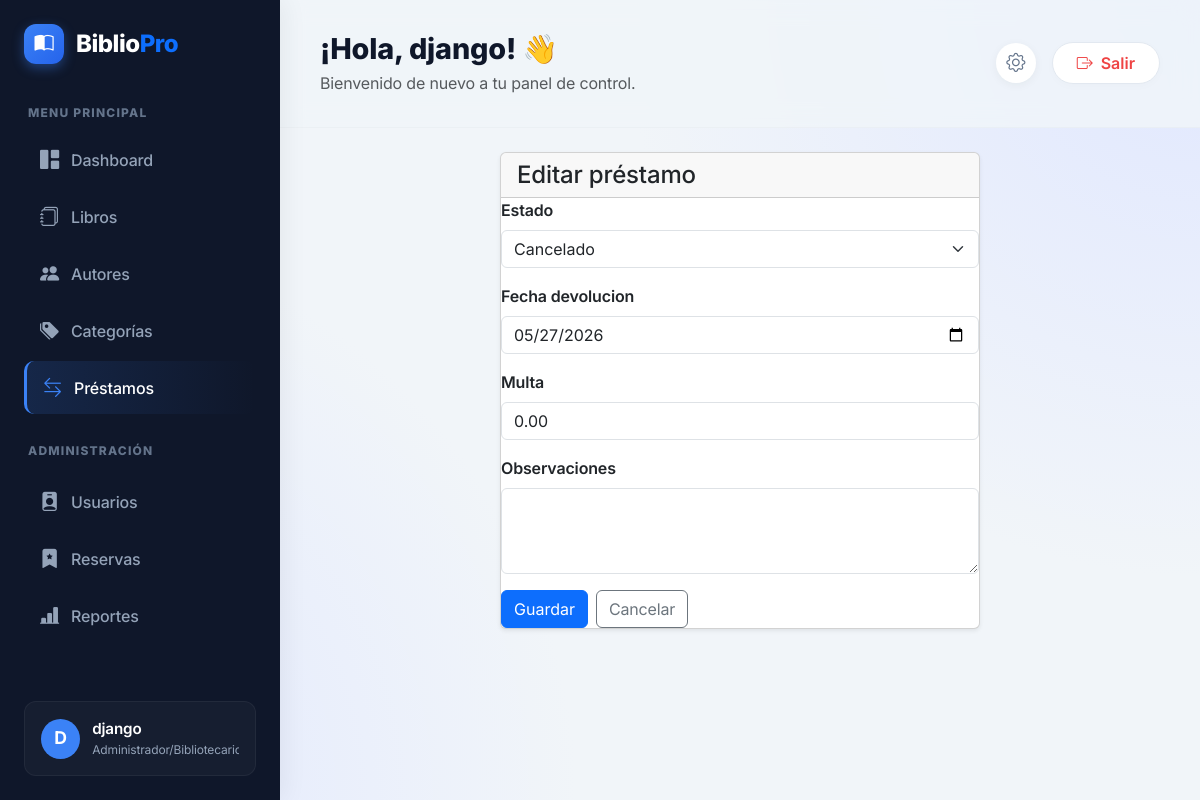
Screenshot of /prestamos/7/editar/ (signed in) with the database file from the repository.
### accounts/models.py (models this page shows, shortened)
class Perfil(models.Model):
    ROLES = (
        ('ADMIN', 'Administrador/Bibliotecario'),
        ('LECTOR', 'Lector'),
    )
    user = models.OneToOneField(User, on_delete=models.CASCADE)
    primer_nombre = models.CharField(max_length=100)
    segundo_nombre = models.CharField(max_length=100, blank=True)
    primer_apellido = models.CharField(max_length=100)
    segundo_apellido = models.CharField(max_length=100, blank=True)
    rol = models.CharField(max_length=20, choices=ROLES, default='LECTOR')
    sancionado = models.BooleanField(default=False)
    activo = models.BooleanField(default=True)

### prestamos/models.py (models this page shows, shortened)
class Prestamo(models.Model):
    ESTADOS = [
        ('PENDIENTE', 'Pendiente'),
        ('ACTIVO', 'Activo'),
        ('DEVUELTO', 'Devuelto'),
        ('RETRASADO', 'Retrasado'),
        ('CANCELADO', 'Cancelado'),
    ]
    usuario = models.ForeignKey(
        User,
        on_delete=models.PROTECT,
        related_name='prestamos'
    )
    libro = models.ForeignKey(
        Libro,
        on_delete=models.PROTECT,
        related_name='prestamos'
    )
    fecha_prestamo = models.DateField(
        default=timezone.localdate
    )
    fecha_devolucion = models.DateField()
    fecha_entrega = models.DateField(
        blank=True,
        null=True
    )
    notificacion_vencimiento_enviada = models.BooleanField(
        default=False
    )
    fecha_notificacion_enviada = models.DateTimeField(
        blank=True,
        null=True
    )
    estado = models.CharField(
        max_length=20,
        choices=ESTADOS,
        default='PENDIENTE'
    )
    multa = models.DecimalField(
        max_digits=10,
        decimal_places=2,
        default=Decimal('0.00')
    )
    observaciones = models.TextField(
        blank=True
    )
    creado = models.DateTimeField(
        auto_now_add=True
    )
    class Meta:
        ordering = ['-fecha_prestamo']
        verbose_name = 'préstamo'
        verbose_name_plural = 'préstamos'

### prestamos/views.py (the view)
@login_required
def editar_prestamo(request, prestamo_id):
    if request.user.perfil.rol != 'ADMIN':
        return redirect('lista_prestamos')
    prestamo = get_object_or_404(Prestamo, id=prestamo_id)
    if request.method == 'POST':
        form = PrestamoEditForm(request.POST, instance=prestamo)
        if form.is_valid():
            form.save()
            messages.success(request, 'Préstamo actualizado correctamente.')
            return redirect('lista_prestamos')
    else:
        form = PrestamoEditForm(instance=prestamo)
    return render(
        request,
        'prestamos/form_prestamo.html',
        {
            'form': form,
            'titulo': 'Editar préstamo'
        }
    )

### prestamos/forms.py
class PrestamoEditForm(forms.ModelForm):
    class Meta:
        model = Prestamo
        fields = ['estado', 'fecha_devolucion', 'multa', 'observaciones']
        widgets = {
            'estado': forms.Select(attrs={'class': 'form-select'}),
            'fecha_devolucion': forms.DateInput(attrs={'class': 'form-control', 'type': 'date'}, format='%Y-%m-%d'),
            'multa': forms.NumberInput(attrs={'class': 'form-control', 'step': '0.01'}),
            'observaciones': forms.Textarea(attrs={'class': 'form-control', 'rows': 3}),
        }

### prestamos/templates/prestamos/form_prestamo.html (shortened to what this page needs)
{% extends "base.html" %}
{% block content %}
<div class="row justify-content-center">
    <div class="col-md-7">
        <div class="card shadow-sm">
            <div class="card-header">
                <h4 class="mb-0">{{ titulo }}</h4>
            </div>
            <div class="panel-body">
                <form method="POST">
                    {% for field in form %}
                    <div class="mb-3">
                        <label class="form-label fw-semibold">{{ field.label }}</label>
                        {{ field }}
                    </div>
                    {% endfor %}
                    <div class="d-flex gap-2">
                        <button type="submit" class="btn btn-primary">Guardar</button>
                        <a href="{% url 'lista_prestamos' %}" class="btn btn-outline-secondary">Cancelar</a>
                    </div>
                </form>
            </div>
        </div>
    </div>
</div>
{% endblock %}

### templates/base.html (shortened to what this page needs)
{% load static %}
<!DOCTYPE html>
<html lang="es">
<head>
    <link href="https://cdn.jsdelivr.net/npm/bootstrap@5.3.3/dist/css/bootstrap.min.css" rel="stylesheet">
    <link rel="stylesheet" href="{% static 'css/style.css' %}">
    <link rel="stylesheet" href="{% static 'css/app.css' %}">
    <link rel="stylesheet" href="https://cdn.jsdelivr.net/npm/bootstrap-icons@1.11.3/font/bootstrap-icons.min.css">
</head>
<body class="bg-gradient-modern">
    {% if user.is_authenticated %}
    <div class="app-layout">
        <aside class="modern-sidebar">
            <div class="sidebar-brand">
                <div class="brand-icon"><i class="bi bi-book-half"></i></div>
                <h3 class="brand-text">Biblio<span class="text-primary">Pro</span></h3>
            </div>
            <p class="sidebar-heading">MENU PRINCIPAL</p>
            <ul class="nav flex-column sidebar-nav">
                <li class="nav-item">
                    <a href="{% url 'dashboard' %}" class="nav-link {% if request.resolver_match.url_name == 'dashboard' %}active{% endif %}">
                        <i class="bi bi-grid-1x2-fill"></i><span>Dashboard</span>
                    </a>
                </li>
                <li class="nav-item">
                    <a href="{% url 'lista_libros' %}" class="nav-link {% if 'libro' in request.resolver_match.url_name %}active{% endif %}">
                        <i class="bi bi-journals"></i><span>Libros</span>
                    </a>
                </li>
                <li class="nav-item">
                    <a href="{% url 'lista_autores' %}" class="nav-link {% if 'autor' in request.resolver_match.url_name %}active{% endif %}">
                        <i class="bi bi-people-fill"></i><span>Autores</span>
                    </a>
                </li>
                <li class="nav-item">
                    <a href="{% url 'lista_categorias' %}" class="nav-link {% if 'categoria' in request.resolver_match.url_name %}active{% endif %}">
                        <i class="bi bi-tags-fill"></i><span>Categorías</span>
                    </a>
                </li>
                <li class="nav-item">
                    <a href="{% url 'lista_prestamos' %}" class="nav-link {% if 'prestamo' in request.resolver_match.url_name %}active{% endif %}">
                        <i class="bi bi-arrow-left-right"></i><span>Préstamos</span>
                    </a>
                </li>
                {% if user.perfil.rol == 'ADMIN' %}
                <p class="sidebar-heading mt-4">ADMINISTRACIÓN</p>
                <li class="nav-item">
                    <a href="{% url 'usuarios' %}" class="nav-link {% if 'usuario' in request.resolver_match.url_name %}active{% endif %}">
                        <i class="bi bi-person-badge-fill"></i><span>Usuarios</span>
                    </a>
                </li>
                <li class="nav-item">
                    <a href="{% url 'reservas:list' %}" class="nav-link {% if 'reserva' in request.resolver_match.url_name %}active{% endif %}">
                        <i class="bi bi-bookmark-star-fill"></i><span>Reservas</span>
                    </a>
                </li>
                <li class="nav-item">
                    <a href="{% url 'reportes:index' %}" class="nav-link {% if 'reporte' in request.resolver_match.url_name %}active{% endif %}">
                        <i class="bi bi-bar-chart-line-fill"></i><span>Reportes</span>
                    </a>
                </li>
                {% endif %}
            </ul>
            <div class="sidebar-footer mt-auto">
                <div class="user-info-card">
                    <div class="user-avatar">{{ user.username|make_list|first|upper }}</div>
                    <div class="user-details">
                        <span class="user-name">{{ user.first_name|default:user.username }}</span>
                        <span class="user-role">{{ user.perfil.get_rol_display }}</span>
                    </div>
                </div>
            </div>
        </aside>
        <main class="main-content-wrapper">
            <header class="modern-topbar">
                <div class="topbar-left">
                    <h2 class="page-greeting">¡Hola, {{ user.first_name|default:user.username }}! 👋</h2>
                    <p class="page-subtitle text-muted mb-0">Bienvenido de nuevo a tu panel de control.</p>
                </div>
                <div class="topbar-right">
                    <a href="{% url 'perfil' %}" class="btn-icon" data-bs-toggle="tooltip" title="Mi Perfil">
                        <i class="bi bi-gear"></i>
                    </a>
                    <form method="POST" action="{% url 'logout' %}" class="d-inline">
                        <button type="submit" class="btn btn-logout rounded-pill px-4">
                            <i class="bi bi-box-arrow-right me-2"></i>Salir
                        </button>
                    </form>
                </div>
            </header>
            <div class="content-area mt-4">
                {% block content %}{% endblock %}
            </div>
        </main>
    </div>
    {% else %}
    <div class="auth-layout">
        {% block auth_content %}{% endblock %}
    </div>
    {% endif %}
</body>
</html>

### static/css/style.css (style rules this page uses)
body { background-color: #f4f6f9; }

### static/css/app.css (style rules this page uses)
:root { --ink: #1e293b; --muted: #64748b; --line: #e2e8f0; --panel: #ffffff; --bg: #f1f5f9; --brand: #3b82f6; --brand-dark: #2563eb; --nav: #0f172a; --sidebar-bg: #0f172a; --sidebar-hover: #1e293b; --success: #10b981; --warning: #f59e0b; --danger: #ef4444; }
body { background: var(--bg); background-image: radial-gradient(circle at top right, #e0e7ff 0%, transparent 40%), radial-gradient(circle at bottom left, #e0e7ff 0%, transparent 40%); background-attachment: fixed; color: var(--ink); font-family: 'Plus Jakarta Sans', Inter, system-ui, -apple-system, sans-serif; letter-spacing: -0.01em; -webkit-font-smoothing: antialiased; }
a { text-decoration: none; transition: color 0.2s ease; }
.app-layout { display: flex; min-height: 100vh; }
.modern-sidebar { width: 280px; background: var(--nav); color: #fff; padding: 24px; display: flex; flex-direction: column; position: sticky; top: 0; height: 100vh; box-shadow: 4px 0 24px rgba(0,0,0,0.06); z-index: 100; }
.sidebar-brand { display: flex; align-items: center; gap: 12px; margin-bottom: 40px; }
.brand-icon { background: linear-gradient(135deg, var(--brand), var(--brand-dark)); width: 40px; height: 40px; border-radius: 12px; display: flex; align-items: center; justify-content: center; font-size: 1.2rem; box-shadow: 0 4px 12px rgba(59,130,246,0.4); }
.brand-text { margin: 0; font-size: 1.5rem; font-weight: 800; letter-spacing: -0.02em; }
.sidebar-heading { color: #64748b; font-size: 0.75rem; font-weight: 800; letter-spacing: 0.1em; margin: 0 0 12px 4px; }
.sidebar-nav { gap: 4px; }
.sidebar-nav .nav-link { color: #94a3b8; border-radius: 10px; padding: 12px 16px; display: flex; align-items: center; gap: 12px; font-weight: 500; transition: all 0.3s cubic-bezier(0.4, 0, 0.2, 1); }
.sidebar-nav .nav-link i { font-size: 1.2rem; transition: transform 0.3s ease; }
.sidebar-nav .nav-link.active { color: #fff; background: linear-gradient(90deg, rgba(59,130,246,0.15), transparent); border-left: 3px solid var(--brand); }
.sidebar-nav .nav-link.active i { color: var(--brand); }
.user-info-card { background: rgba(255,255,255,0.03); border: 1px solid rgba(255,255,255,0.05); border-radius: 12px; padding: 16px; display: flex; align-items: center; gap: 12px; transition: background 0.3s ease; }
.user-avatar { width: 40px; height: 40px; border-radius: 50%; background: var(--brand); display: flex; align-items: center; justify-content: center; font-weight: 700; font-size: 1.1rem; }
.user-details { display: flex; flex-direction: column; overflow: hidden; }
.user-name { font-weight: 600; font-size: 0.95rem; white-space: nowrap; overflow: hidden; text-overflow: ellipsis; }
.user-role { color: #94a3b8; font-size: 0.75rem; }
.main-content-wrapper { flex-grow: 1; display: flex; flex-direction: column; min-width: 0; }
.modern-topbar { padding: 32px 40px; display: flex; justify-content: space-between; align-items: center; background: rgba(241, 245, 249, 0.8); backdrop-filter: blur(12px); position: sticky; top: 0; z-index: 50; border-bottom: 1px solid rgba(0,0,0,0.02); }
.page-greeting { font-size: 1.8rem; font-weight: 800; color: #0f172a; margin: 0 0 4px; }
.topbar-right { display: flex; align-items: center; gap: 16px; }
.btn-icon { width: 40px; height: 40px; border-radius: 50%; display: flex; align-items: center; justify-content: center; background: #fff; color: #64748b; box-shadow: 0 2px 10px rgba(0,0,0,0.05); transition: all 0.2s ease; font-size: 1.2rem; }
.btn-logout { background: #fff; border: 1px solid #e2e8f0; color: #ef4444; font-weight: 600; padding: 8px 20px; transition: all 0.2s ease; box-shadow: 0 2px 10px rgba(0,0,0,0.02); }
.content-area { padding: 0 40px 40px; flex-grow: 1; }

### rows the page displays
Prestamo: form "Cancelado" "05/27/2026" "0.00"

### other values shown
{{ user.username|make_list|first|upper }} "D"
{{ user.first_name|default:user.username }} "django"
{{ titulo }} "Editar préstamo"
{{ field.label }} "Estado" "Fecha devolucion" "Multa" "Observaciones"
